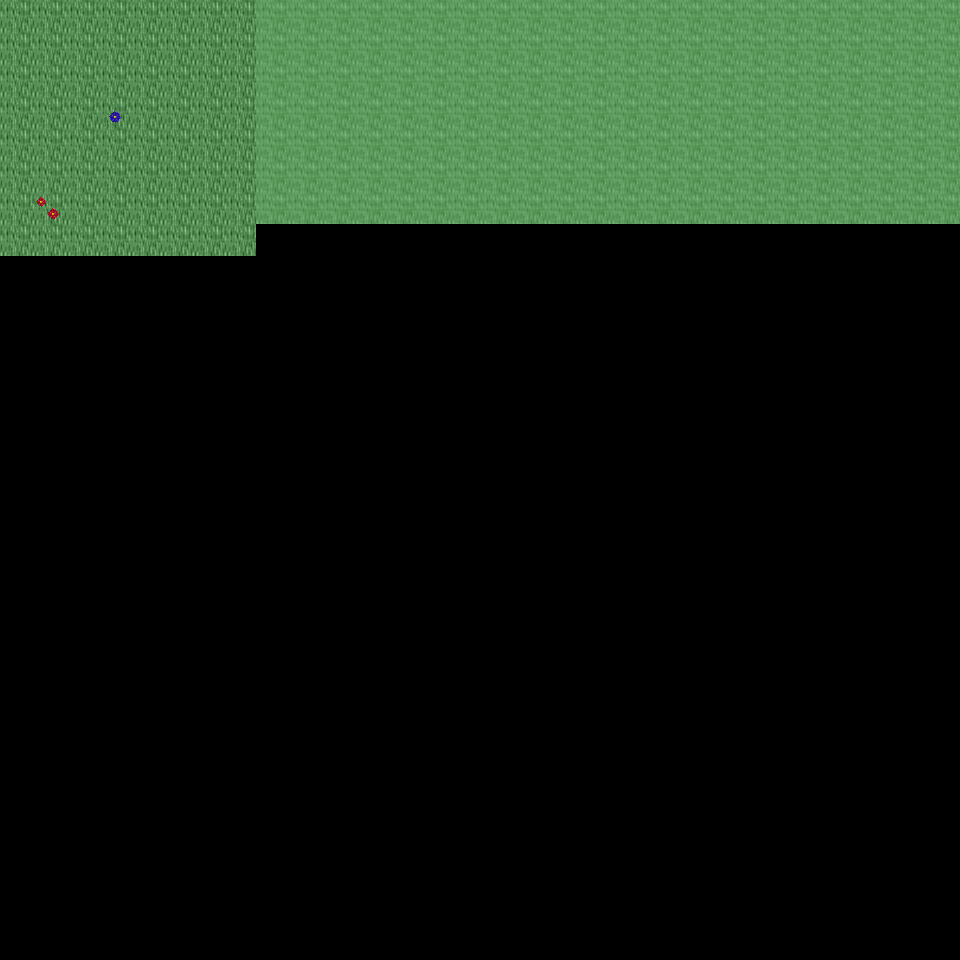

This game map was drawn from its Tiled (.tmx) file and the tilesets committed beside it. A one-line description and the trimmed map source follow:
An orthogonal 30x30 tile map with 32x32 px tiles, 6 tile layers (Ground, Object, Object2, Above, ...), 49 tilesets and 2 objects (2x mapExit).

<map version="1.0" orientation="orthogonal" renderorder="right-down" width="30" height="30" tilewidth="32" tileheight="32" nextobjectid="3">
  <tileset firstgid="1" name="tileset_ground_ground" tilewidth="32" tileheight="32" tilecount="33" columns="3">
    <image source="../drawable/tileset_ground_ground.png" width="96" height="352" />
  </tileset>
  <tileset firstgid="34" name="tileset_building_wall_old_wood" tilewidth="32" tileheight="32" tilecount="9" columns="3">
    <image source="../drawable/tileset_building_wall_old_wood.png" width="96" height="96" />
  </tileset>
  <tileset firstgid="43" name="tileset_building_fence_fence_wooden" tilewidth="32" tileheight="32" tilecount="12" columns="3">
    <image source="../drawable/tileset_building_fence_fence_wooden.png" width="96" height="128" />
  </tileset>
  <tileset firstgid="55" name="tileset_building_fence_fence_chunky" tilewidth="32" tileheight="32" tilecount="21" columns="3">
    <image source="../drawable/tileset_building_fence_fence_chunky.png" width="96" height="224" />
  </tileset>
  <tileset firstgid="76" name="tileset_plant_stump_stump_brown" tilewidth="32" tileheight="32" tilecount="4" columns="2">
    <image source="../drawable/tileset_plant_stump_stump_brown.png" width="64" height="64" />
  </tileset>
  <tileset firstgid="80" name="tileset_ground_earth_edges" tilewidth="32" tileheight="32" tilecount="18" columns="6">
    <image source="../drawable/tileset_ground_earth_edges.png" width="192" height="96" />
  </tileset>
  <tileset firstgid="98" name="tileset_ground_grass_corners" tilewidth="32" tileheight="32" tilecount="24" columns="6">
    <image source="../drawable/tileset_ground_grass_corners.png" width="192" height="128" />
  </tileset>
  <tileset firstgid="122" name="tileset_ground_grass_edges" tilewidth="32" tileheight="32" tilecount="36" columns="12">
    <image source="../drawable/tileset_ground_grass_edges.png" width="384" height="96" />
  </tileset>
  <tileset firstgid="158" name="tileset_plant_tree_apple_tree" tilewidth="32" tileheight="32" tilecount="9" columns="3">
    <image source="../drawable/tileset_plant_tree_apple_tree.png" width="96" height="96" />
  </tileset>
  <tileset firstgid="167" name="tileset_plant_tree_chestnut_tree" tilewidth="32" tileheight="32" tilecount="20" columns="4">
    <image source="../drawable/tileset_plant_tree_chestnut_tree.png" width="128" height="160" />
  </tileset>
  <tileset firstgid="187" name="tileset_plant_tree_crack_willow" tilewidth="32" tileheight="32" tilecount="20" columns="4">
    <image source="../drawable/tileset_plant_tree_crack_willow.png" width="128" height="160" />
  </tileset>
  <tileset firstgid="207" name="tileset_furniture_chair_bench_iron" tilewidth="32" tileheight="32" tilecount="4" columns="2">
    <image source="../drawable/tileset_furniture_chair_bench_iron.png" width="64" height="64" />
  </tileset>
  <tileset firstgid="211" name="tileset_furniture_chair_bench_iron_reverse" tilewidth="32" tileheight="32" tilecount="4" columns="2">
    <image source="../drawable/tileset_furniture_chair_bench_iron_reverse.png" width="64" height="64" />
  </tileset>
  <tileset firstgid="215" name="tileset_object_hay_cart" tilewidth="32" tileheight="32" tilecount="1" columns="1">
    <image source="../drawable/tileset_object_hay_cart.png" width="32" height="32" />
  </tileset>
  <tileset firstgid="216" name="tileset_building_wall_walls_siding" tilewidth="32" tileheight="32" tilecount="16" columns="4">
    <image source="../drawable/tileset_building_wall_walls_siding.png" width="128" height="128" />
  </tileset>
  <tileset firstgid="232" name="tileset_building_roof_brown" tilewidth="32" tileheight="32" tilecount="20" columns="5">
    <image source="../drawable/tileset_building_roof_brown.png" width="160" height="128" />
  </tileset>
  <tileset firstgid="252" name="tileset_building_door_door" tilewidth="32" tileheight="32" tilecount="6" columns="3">
    <image source="../drawable/tileset_building_door_door.png" width="96" height="64" />
  </tileset>
  <tileset firstgid="258" name="tileset_item_tools" tilewidth="32" tileheight="32" tilecount="9" columns="3">
    <image source="../drawable/tileset_item_tools.png" width="96" height="96" />
  </tileset>
  <tileset firstgid="267" name="tileset_ground_cobbled_paving" tilewidth="32" tileheight="32" tilecount="1" columns="1">
    <image source="../drawable/tileset_ground_cobbled_paving.png" width="32" height="32" />
  </tileset>
  <tileset firstgid="268" name="tileset_item_bazaar_produce" tilewidth="32" tileheight="32" tilecount="4" columns="2">
    <image source="../drawable/tileset_item_bazaar_produce.png" width="64" height="64" />
  </tileset>
  <tileset firstgid="272" name="tileset_item_sacks" tilewidth="32" tileheight="32" tilecount="2" columns="2">
    <image source="../drawable/tileset_item_sacks.png" width="64" height="32" />
  </tileset>
  <tileset firstgid="274" name="tileset_building_barnyard" tilewidth="32" tileheight="32" tilecount="200" columns="8">
    <image source="../drawable/tileset_building_barnyard.png" width="256" height="800" />
  </tileset>
  <tileset firstgid="474" name="tileset_plant_flower_planted_containers" tilewidth="32" tileheight="32" tilecount="16" columns="4">
    <image source="../drawable/tileset_plant_flower_planted_containers.png" width="128" height="128" />
  </tileset>
  <tileset firstgid="490" name="tileset_furniture_chair_wooden_rustic" tilewidth="32" tileheight="32" tilecount="8" columns="4">
    <image source="../drawable/tileset_furniture_chair_wooden_rustic.png" width="128" height="64" />
  </tileset>
  <tileset firstgid="498" name="tileset_furniture_table_brick_base" tilewidth="32" tileheight="32" tilecount="3" columns="3">
    <image source="../drawable/tileset_furniture_table_brick_base.png" width="96" height="32" />
  </tileset>
  <tileset firstgid="501" name="tileset_building_stairs_wooden_stairs" tilewidth="32" tileheight="32" tilecount="9" columns="3">
    <image source="../drawable/tileset_building_stairs_wooden_stairs.png" width="96" height="96" />
  </tileset>
  <tileset firstgid="510" name="tileset_plant_tree_maple_tree" tilewidth="32" tileheight="32" tilecount="72" columns="8">
    <image source="../drawable/tileset_plant_tree_maple_tree.png" width="256" height="288" />
  </tileset>
  <tileset firstgid="582" name="tileset_building_decoration_chimney_big" tilewidth="32" tileheight="32" tilecount="2" columns="1">
    <image source="../drawable/tileset_building_decoration_chimney_big.png" width="32" height="64" />
  </tileset>
  <tileset firstgid="584" name="tileset_logic_item_corn" tilewidth="32" tileheight="32" tilecount="5" columns="5">
    <image source="../drawable/tileset_logic_item_corn.png" width="160" height="32" />
  </tileset>
  <tileset firstgid="589" name="tileset_logic_collision" tilewidth="32" tileheight="32" tilecount="1" columns="1">
    <image source="../drawable/tileset_logic_collision.png" width="32" height="32" />
  </tileset>
  <tileset firstgid="590" name="tileset_plant_bush_bushes" tilewidth="32" tileheight="32" tilecount="10" columns="5">
    <image source="../drawable/tileset_plant_bush_bushes.png" width="160" height="64" />
  </tileset>
  <tileset firstgid="600" name="tileset_logic_item_vegetable" tilewidth="32" tileheight="32" tilecount="13" columns="13">
    <image source="../drawable/tileset_logic_item_vegetable.png" width="256" height="64" />
  </tileset>
  <tileset firstgid="613" name="tileset_plant_flower_daisy_blue" tilewidth="32" tileheight="32" tilecount="8" columns="2">
    <image source="../drawable/tileset_plant_flower_daisy_blue.png" width="64" height="128" />
  </tileset>
  <tileset firstgid="621" name="tileset_plant_flower_daisy_red" tilewidth="32" tileheight="32" tilecount="8" columns="2">
    <image source="../drawable/tileset_plant_flower_daisy_red.png" width="64" height="128" />
  </tileset>
  <tileset firstgid="629" name="tileset_plant_flower_daisy_white" tilewidth="32" tileheight="32" tilecount="8" columns="2">
    <image source="../drawable/tileset_plant_flower_daisy_white.png" width="64" height="128" />
  </tileset>
  <tileset firstgid="637" name="tileset_plant_flower_daisy_yellow" tilewidth="32" tileheight="32" tilecount="8" columns="2">
    <image source="../drawable/tileset_plant_flower_daisy_yellow.png" width="64" height="128" />
  </tileset>
  <tileset firstgid="645" name="tileset_plant_tree_tree_darkgreen" tilewidth="32" tileheight="32" tilecount="88" columns="8">
    <image source="../drawable/tileset_plant_tree_tree_darkgreen.png" width="256" height="352" />
  </tileset>
  <tileset firstgid="733" name="tileset_logic_creature_animal" tilewidth="32" tileheight="32" tilecount="32" columns="8">
    <image source="../drawable/tileset_logic_creature_animal.png" width="256" height="128" />
  </tileset>
  <tileset firstgid="765" name="tileset_logic_creature_rodent" tilewidth="32" tileheight="32" tilecount="8" columns="8">
    <image source="../drawable/tileset_logic_creature_rodent.png" width="256" height="32" />
  </tileset>
  <tileset firstgid="773" name="tileset_logic_creature_farm_animal" tilewidth="32" tileheight="32" tilecount="12" columns="12">
    <image source="../drawable/tileset_logic_creature_farm_animal.png" width="256" height="64" />
  </tileset>
  <tileset firstgid="785" name="tileset_ground_green_paving" tilewidth="32" tileheight="32" tilecount="18" columns="3">
    <image source="../drawable/tileset_ground_green_paving.png" width="96" height="192" />
  </tileset>
  <tileset firstgid="803" name="tileset_logic_protection" tilewidth="32" tileheight="32" tilecount="2" columns="2">
    <image source="../drawable/tileset_logic_protection.png" width="64" height="32" />
  </tileset>
  <tileset firstgid="805" name="tileset_item_hen_nest" tilewidth="32" tileheight="32" tilecount="1" columns="1">
    <image source="../drawable/tileset_item_hen_nest.png" width="32" height="32" />
  </tileset>
  <tileset firstgid="806" name="tileset_logic_item_dairy" tilewidth="32" tileheight="32" tilecount="1" columns="1">
    <image source="../drawable/tileset_logic_item_dairy.png" width="32" height="32" />
  </tileset>
  <tileset firstgid="807" name="tileset_light_door_light_ew" tilewidth="32" tileheight="32" tilecount="18" columns="6">
    <image source="../drawable/tileset_light_door_light_ew.png" width="192" height="96" />
  </tileset>
  <tileset firstgid="825" name="tileset_light_door_light" tilewidth="32" tileheight="32" tilecount="12" columns="3">
    <image source="../drawable/tileset_light_door_light.png" width="96" height="128" />
  </tileset>
  <tileset firstgid="837" name="tileset_item_firewood" tilewidth="32" tileheight="32" tilecount="12" columns="3">
    <image source="../drawable/tileset_item_firewood.png" width="96" height="128" />
  </tileset>
  <tileset firstgid="849" name="tileset_furniture_sink_manger" tilewidth="32" tileheight="32" tilecount="18" columns="6">
    <image source="../drawable/tileset_furniture_sink_manger.png" width="192" height="96" />
  </tileset>
  <tileset firstgid="867" name="tileset_logic_creature_fowl" tilewidth="32" tileheight="32" tilecount="6" columns="6">
    <image source="../drawable/tileset_logic_creature_fowl.png" width="192" height="32" />
  </tileset>
  <layer name="Ground" width="30" height="30">
    <data>[900 cells, 218 non-empty, 1 distinct tile ids]</data>
  </layer>
  <layer name="Object" width="30" height="30">
    <data>[900 cells, 46 non-empty, 5 distinct tile ids]</data>
  </layer>
  <layer name="Object2" width="30" height="30">
    <data>[900 cells, 0 non-empty, 0 distinct tile ids]</data>
  </layer>
  <layer name="Above" width="30" height="30">
    <data>[900 cells, 154 non-empty, 9 distinct tile ids]</data>
  </layer>
  <layer name="Above2" width="30" height="30">
    <data>[900 cells, 0 non-empty, 0 distinct tile ids]</data>
  </layer>
  <layer name="Walkable" width="30" height="30">
    <data>[900 cells, 154 non-empty, 1 distinct tile ids]</data>
  </layer>
  <objectgroup name="MapEvents">
    <object id="1" name="north" type="mapExit" x="0" y="0" width="256" height="32">
      <properties>
        <property name="map" value="level_0_x157_y45" />
        <property name="x" value="0" />
        <property name="y" value="28" />
      </properties>
    </object>
    <object id="2" name="west" type="mapExit" x="0" y="0" width="32" height="960">
      <properties>
        <property name="map" value="level_0_x156_y46" />
        <property name="x" value="28" />
        <property name="y" value="0" />
      </properties>
    </object>
  </objectgroup>
</map>
